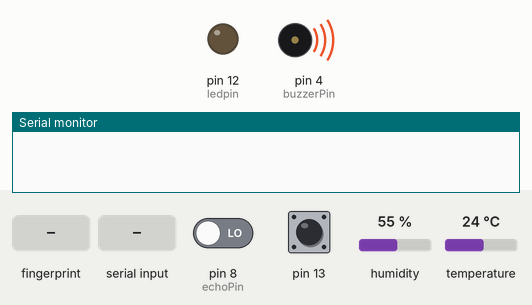
Bench run of a sketch on a simulated Arduino Uno, built with avr-gcc and run on an emulated ATmega328P. Parts: output pins drawn as LEDs (lit = HIGH), buzzer (waves = sounding, pin HIGH), the last lines printed to the serial monitor. Dashed ring = blinking. The test bench sets the inputs (shaded band); at power-on: pin 8 (echoPin) LOW, pin 13 HIGH, humidity 55 %, temperature 24 °C. Pins used as bus, display or sensor lines are not drawn.

Above: at 2.2 s.
2.3 s: finger stored as number 1 placed on the sensor
At 2.6 s:
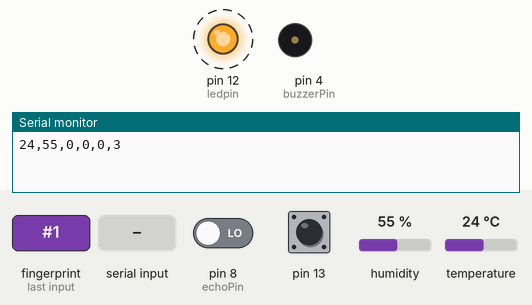
5.8 s: "3" received over the second serial link
Timing chart, 0 to 12.5 s (numbered marks = the images above; inputs shaded):
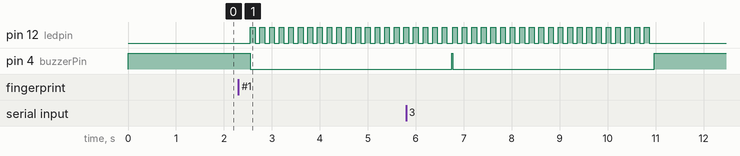

The sketch:

Sensor.ino
```cpp
#include <SoftwareSerial.h> //시리얼통신 라이브러리 호출
#include <DHT.h>
#include <Adafruit_Fingerprint.h>
#include "Timer.h"

SoftwareSerial mySerial(2, 3);
Adafruit_Fingerprint finger = Adafruit_Fingerprint(&mySerial);
DHT mydht(A1, DHT11);
int blueTx=7;   //Tx (보내는핀 설정)at
int blueRx=6;   //Rx (받는핀 설정)
SoftwareSerial MySerial(blueTx, blueRx);  //시리얼 통신을 위한 객체선언
int triggerPin = 9;
int echoPin = 8;
int buzzerPin = 4;
int sensor = 0;
int mode = 0;
uint8_t id;
int ledpin=12;
char k = '3'; //활성화 변수

void setup()
{
  MySerial.begin(9600); //블루투스 시리얼
  mydht.begin();
  Serial.begin(115200);

  pinMode(triggerPin, OUTPUT);
  pinMode(echoPin, INPUT);
  pinMode(buzzerPin, OUTPUT);
  pinMode(ledpin,OUTPUT); //led
  pinMode(13,INPUT_PULLUP); //진동센서
  digitalWrite(buzzerPin, HIGH);
  Serial.begin(9600);
  finger.begin(57600);
}
void loop()
{
  MySerial.listen();
  /*
  if (MySerial.available()) {

    Serial.write(MySerial.read());

  }

  if (Serial.available()) {

    MySerial.write(Serial.read());
  }
  */
  int temp = mydht.readTemperature();
  int humi = mydht.readHumidity();

  delay(500);

  int distance;
  unsigned long duration;
  digitalWrite(triggerPin, HIGH);
  delay(10);
  digitalWrite(triggerPin,LOW);
  duration = pulseIn(echoPin, HIGH);
  distance = ((340*duration)/10000)/2;

  /*Serial.print("온도:");
  Serial.print(temp);
  Serial.print("습도:");
  Serial.print(humi);
Serial.print("거리:");
Serial.println(distance); */
  /********활성화 변수 - 초음파*********/
  if (k =='3'){
    if(distance<=10)
    {
      String data = String(temp) + "," + String(humi) + "," + String(distance) + "," + String(sensor) + "," + String(mode) + "," + String(k);
      MySerial.println(data);
      Serial.println(data);

      digitalWrite(buzzerPin,LOW);

        for (int i=0; i <= 20; i++)
        {
          digitalWrite(ledpin, HIGH); // 10번핀 부터 13번 핀까지 LED 차례대로 켜기)
          delay(100);
          digitalWrite(ledpin, LOW); //13번 핀부터 10번 핀까지 LED 차례대로 끄기
          delay(100);
        }
        digitalWrite(buzzerPin,HIGH);
    }
    else{
      digitalWrite(buzzerPin,HIGH);
      digitalWrite(ledpin, LOW);
    }
  }

  sensor = digitalRead(13);

   if(sensor == HIGH)
  {
    Serial.println("충격이 감지되었습니다!");
    /********활성화 변수 - 충격 감지*********/
    if(k == '3'){
        String data = String(temp) + "," + String(humi) + "," + String(distance) + "," + String(sensor) + "," + String(mode) + "," + String(k);
        Serial.println(data);
        MySerial.println(data);
        digitalWrite(buzzerPin,LOW);
        for (int i=0; i <= 20; i++)
        {
          digitalWrite(ledpin, HIGH); // 10번핀 부터 13번 핀까지 LED 차례대로 켜기)
          delay(100);
          digitalWrite(ledpin, LOW); //13번 핀부터 10번 핀까지 LED 차례대로 끄기
          delay(100);
        }
        digitalWrite(buzzerPin,HIGH);
    }
    else{
      digitalWrite(buzzerPin,HIGH);
      digitalWrite(ledpin, LOW);
    }
  }

  if(Serial.available() > 0){
    //PC에서 아두이노쪽으로 뭔가 전송한값이 존재한다면~
    char recv = Serial.read();

    if(recv == '0') //인식모드
    {
      mode = 0;
    }else if(recv == '1') //등록모드
    {
      mode = 1;
    }else if(recv == '2') //삭제모드
    {
      mode = 2;
    }
    else if(recv =='3' || recv == '4'){
      k = recv;
    }

    Serial.println(recv);


  }

if(MySerial.available()){
    //PC에서 아두이노쪽으로 뭔가 전송한값이 존재한다면~
    char recv = MySerial.read();

    if(recv == '0') //인식모드
    {
      mode = 0;
    }else if(recv == '1') //등록모드
    {
      mode = 1;
    }else if(recv == '2') //삭제모드
    {
      mode = 2;
    }
    else if(recv =='3' || recv == '4'){
      k = recv;
    }
    Serial.println(recv);
    //MySerial.println(recv);

  }


  String data = String(temp) + "," + String(humi) + "," + String(distance) + "," + String(sensor) + "," + String(mode) + "," + String(k);
  Serial.println(data);
  MySerial.println(data);

/****************************************/

  if(mode == 0){
    //인식모드
    mySerial.listen();
    getFingerprintIDez();
  }
    /****************/
  else if(mode == 1){
    //등록모드
    Serial.println("등록절차를 시작합니다..");
    Serial.println("1부터 127까지 원하는 id를 선택하세요");
    MySerial.listen();
    id = readnumber();
    if (id == 0) {// ID #0 not allowed, try again!
       return;
    }

    mySerial.listen();
    while (!  getFingerprintEnroll() );

    Serial.println("인식모드로 전환합니다!");
    mode = 0;
  }

  /***************************/
  else if(mode == 2){
    //삭제모드
    Serial.println("삭제절차를 시작합니다..");
    Serial.println("지우고자 하는 id를 적으세요");
    uint8_t id = readnumber();
    if (id == 0) {// ID #0 not allowed, try again!
       return;
    }

    Serial.println("id를 삭제했습니다!");

    mySerial.listen();
    deleteFingerprint(id);

    Serial.println("인식모드로 전환합니다!");
    mode = 0;
  }

}


/************************************/
uint8_t readnumber(void) {
  uint8_t num = 0;

  while (num == 0) {
    while (! MySerial.available());
    num = MySerial.parseInt();
  }
  return num;
}


/**************************/
int getFingerprintIDez() {
  uint8_t p = finger.getImage();
  if (p != FINGERPRINT_OK)  return -1;

  p = finger.image2Tz();
  if (p != FINGERPRINT_OK)  return -1;

  p = finger.fingerFastSearch();
  if (p != FINGERPRINT_OK)  return -1;


  // 잠금해제
  Serial.print("잠금이 해제 되었습니다   ID:");
  Serial.println(finger.fingerID);
  Serial.println("10초 후 보안이 시작됩니다");
 digitalWrite(buzzerPin,HIGH);
 delay(10000);
  return finger.fingerID;
}

/*************************/
uint8_t getFingerprintEnroll() {
  int p = -1;
  Serial.print("ID 등록중 ");
  while (p != FINGERPRINT_OK) {
    p = finger.getImage();
    switch (p) {
    case FINGERPRINT_OK:
      Serial.println("");
      break;
    case FINGERPRINT_NOFINGER:
      Serial.print("");
      break;
    case FINGERPRINT_PACKETRECIEVEERR:
      Serial.println("에러");
      break;
    case FINGERPRINT_IMAGEFAIL:
      Serial.println("이미지 에러");
      break;
    default:
      Serial.println("에러");
      break;
    }
  }

  // OK success!

 /* p = finger.image2Tz(1);
  switch (p) {
    case FINGERPRINT_OK:
      Serial.print("");
      break;
    case FINGERPRINT_IMAGEMESS:
      Serial.println("다시 대 주세요");
      return p;
    case FINGERPRINT_PACKETRECIEVEERR:
      Serial.println("에러");
      return p;
    case FINGERPRINT_FEATUREFAIL:
      Serial.println("다시 대 주세요");
      return p;
    case FINGERPRINT_INVALIDIMAGE:
      Serial.println("대시 대 주세요");
      return p;
    default:
      Serial.println("에러");
      return p;
  }

  Serial.println("손가락을 제거해 주세요");
  delay(2000);
  p = 0;
  while (p != FINGERPRINT_NOFINGER) {
    p = finger.getImage();
  }

  p = -1;
  Serial.println("똑같은 손가락을 다시 대 주세요");
  while (p != FINGERPRINT_OK) {
    p = finger.getImage();
    switch (p) {
    case FINGERPRINT_OK:
      Serial.print("");
      break;
    case FINGERPRINT_NOFINGER:
      Serial.print("");
      break;
    case FINGERPRINT_PACKETRECIEVEERR:
      Serial.println("에러");
      break;
    case FINGERPRINT_IMAGEFAIL:
      Serial.println("이미지 에러");
      break;
    default:
      Serial.println("에러");
      break;
    }
  }


  p = finger.image2Tz(2);
  switch (p) {
    case FINGERPRINT_OK:
      Serial.print("성공");
      break;
    case FINGERPRINT_IMAGEMESS:
      Serial.println("다시 대 주세요");
      return p;
    case FINGERPRINT_PACKETRECIEVEERR:
      Serial.println("에러");
      return p;
    case FINGERPRINT_FEATUREFAIL:
      Serial.println("다시 대 주세요");
      return p;
    case FINGERPRINT_INVALIDIMAGE:
      Serial.println("다시 대 주세요");
      return p;
    default:
      Serial.println("에러");
      return p;
  }*/

  // OK converted!


  p = finger.createModel();
  if (p == FINGERPRINT_OK) {
    Serial.println("");
  } else if (p == FINGERPRINT_PACKETRECIEVEERR) {
    Serial.println("");
    return p;
  } else if (p == FINGERPRINT_ENROLLMISMATCH) {
    Serial.println("");
    return p;
  } else {
    Serial.println("에러");
    return p;
  }

  Serial.print("ID: "); Serial.println(id);
  p = finger.storeModel(id);
  if (p == FINGERPRINT_OK) {
    Serial.print("");
  } else if (p == FINGERPRINT_PACKETRECIEVEERR) {
    Serial.println("에러");
    return p;
  } else if (p == FINGERPRINT_BADLOCATION) {
    Serial.println("지문을 저장할 수 없습니다");
    return p;
  } else if (p == FINGERPRINT_FLASHERR) {
    Serial.println("에러");
    return p;
  } else {
    Serial.println("에러");
    return p;
  }
}

/***************************************/
uint8_t deleteFingerprint(uint8_t id) {
  uint8_t p = -1;

  p = finger.deleteModel(id);

  if (p == FINGERPRINT_OK) {
    Serial.println("");
  } else if (p == FINGERPRINT_PACKETRECIEVEERR) {
    Serial.println("다시 시도해주세요");
    return p;
  } else if (p == FINGERPRINT_BADLOCATION) {
    Serial.println("다시 시도해주세요");
    return p;
  } else if (p == FINGERPRINT_FLASHERR) {
    Serial.println("다시 시도해주세요");
    return p;
  } else {
    Serial.print("에러"); Serial.println(p, HEX);
    return p;
  }
}
```

Measured:
- by itself, pin 12 (ledpin): alternates HIGH for 0.10 s and LOW for 0.10 s, 51 changes in all, then stays LOW
